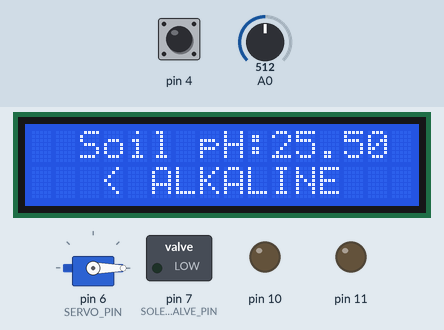
Recording of a program running on a simulated Arduino Uno, built with avr-gcc and run on an emulated ATmega328P. On the bench: 16×2 character LCD, servo, switched loads named in the program (green lamp = pin HIGH), output pins drawn as LEDs (lit = HIGH). The inputs (shaded band) are chosen by the test bench; at power-on: pin 4 HIGH, A0 = 512. What the program prints to the serial monitor is not drawn.

Above: at 4.2 s.
4.3 s: pin 4 pulled LOW for 0.25 s
At 4.61 s:
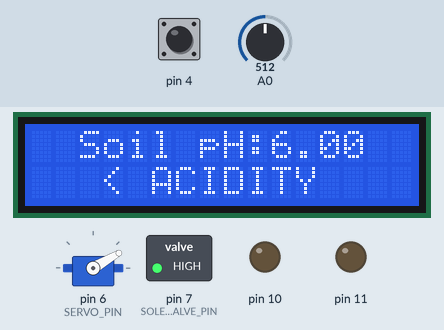
At 6.13 s:
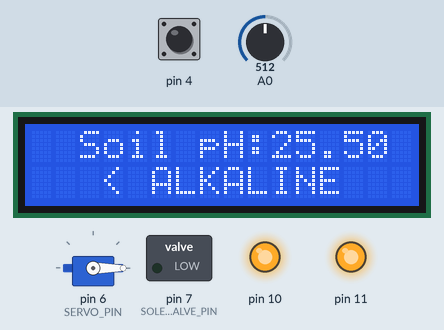
10.5 s: pin 4 pulled LOW for 3.2 s
At 12.13 s:
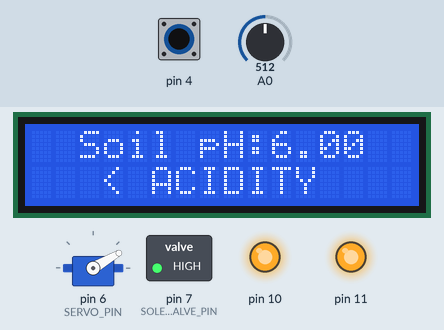
Timing chart, 0 to 78.2 s (numbered marks = the images above; inputs shaded):
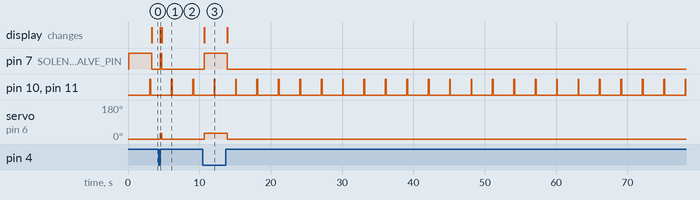

Measured:
- after the input at 4.3 s, pin 7 (SOLENOID_VALVE_PIN): LOW → HIGH after 0.22 s, → LOW 0.20 s later; servo on pin 6 (SERVO_PIN): 0° → 30° after 0.22 s, → 0° 0.20 s later; the display: changes after 0.22 s (image 1)
- after the input at 10.5 s, pin 7 (SOLENOID_VALVE_PIN): LOW → HIGH after 0.22 s, → LOW 3.2 s later; servo on pin 6 (SERVO_PIN): 0° → 30° after 0.22 s, → 0° 3.2 s later; the display: changes after 0.22 s (image 3)
- by itself, pin 10, pin 11: alternates HIGH for 0.12 s and LOW for 2.9 s

The program:

main.cpp
```cpp
#include <Arduino.h>
#include <Wire.h>
#include "PIN_MAP.h"
#include <LiquidCrystal_I2C.h>
#include "phSensor.h"
#include "alkalineServo.h"
#include "waterValve.h"
#include "DEFINITION.h"
#include "TimeInterval.h"

LiquidCrystal_I2C lcd(0x27, 16, 2);
TimeInterval lcd_hz(200, 0, true);

phSensor phs(PIN_MAP.MODBUS_RX, PIN_MAP.MODBUS_TX, PIN_MAP.MODBUS_A, PIN_MAP.MODBUS_B, MODBUS_BAUD_RATE);
alkalineServo als(PIN_MAP.SERVO_PIN);
waterValve wav(PIN_MAP.SOLENOID_VALVE_PIN);

TimeInterval phInterval(3000, 0, true);


// Switching...
TimeInterval pingpong(3000, 0, true);

void setup() {
  /**
   * You can put potentiometer at pin A0
   * to create fake value of soil ph value.
   * Its useful for demonstration.
   *
   * Just put some connection between negative and pin 2
   * to activate.
  */
  pinMode(4, INPUT_PULLUP);

  lcd.begin(16, 2);
  lcd.backlight();

  // Bottom-Right
  lcd.setCursor(8, 1);
  lcd.print("Loading.");

  als.setMinMaxServoRot(MIN_SERVO_ROT, MAX_SERVO_ROT);

  phs.begin();
  als.begin();
  wav.begin();


  delay(3000);

}

void loop() {
  const auto ms = millis();

  // Update soil pH sensor every given sec
  // if ((!phs.isAvailable()) || phInterval.marked())
  if (phInterval.marked())
    phs.update(ms);

  wav.update(ms);
  als.update(ms);

  // if (!phs.isAvailable()) {
  //   // pH Sensor not available

  //   wav.close();
  //   als.close();

  //   if (lcd_hz.marked()) {
  //     lcd.clear();
  //     lcd.setCursor(3, 0);
  //     lcd.print("pH Sensor");

  //     lcd.setCursor(1, 1);
  //     lcd.print("Not Available");
  //   }

  //   return;
  // }

  // Refresh Screen Every 200 ms
  if (!lcd_hz.marked()) {
    return;
  }

  float phVal = 0.0;

  if (digitalRead(4) == LOW) {
    const volatile float potVal = float(analogRead(A0)) / 1023.0;
    phVal = (2 * potVal) + 5;
  } else {
    phVal = phs.read();
  }

  lcd.clear();

  lcd.setCursor(2, 0);
  lcd.print("Soil pH:");
  lcd.print(phVal);

  if (phVal >= ALKALINE_THRESHOLD) {
    lcd.setCursor(3, 1);
    lcd.print("< ALKALINE");
    wav.open();
    als.close();
  } else if (phVal <= ACIDIC_THRESHOLD) {
    lcd.setCursor(3, 1);
    lcd.print("< ACIDITY");
    wav.close();
    als.open();
  } else {
    lcd.setCursor(5, 1);
    lcd.print("Normal");

    if (pingpong.marked(1000)) {
      als.open();
      wav.close();
    } else {
      wav.open();
      als.close();
    }
  }
}
```

DEFINITION.h
```cpp
#ifndef DEFINITION_h
#define DEFINITION_h


#define MODBUS_BAUD_RATE 4800


#define ACIDIC_THRESHOLD 6.2 // Below 6.2, Too much acidity

#define ALKALINE_THRESHOLD 6.8 // Above 6.8, Too much Alkaline

#define SOLENOID_INTERVAL 3 // sec

#define SERVO_INTERVAL 1 // Sec

#define MAX_SERVO_ROT 30 // degree

#define MIN_SERVO_ROT 0 // Degree

#endif
```

PIN_MAP.h
```cpp
#ifndef PIN_MAP_h
#define PIN_MAP_h

#include "Arduino.h"

struct PIN_MAP_T {

  uint8_t MODBUS_RX = 12;
  uint8_t MODBUS_TX = 9;
  uint8_t MODBUS_A = 10;
  uint8_t MODBUS_B = 11;

  uint8_t SERVO_PIN = 6;
  uint8_t SOLENOID_VALVE_PIN = 7; // Target Relay
};

const PIN_MAP_T PIN_MAP;

#endif
```
